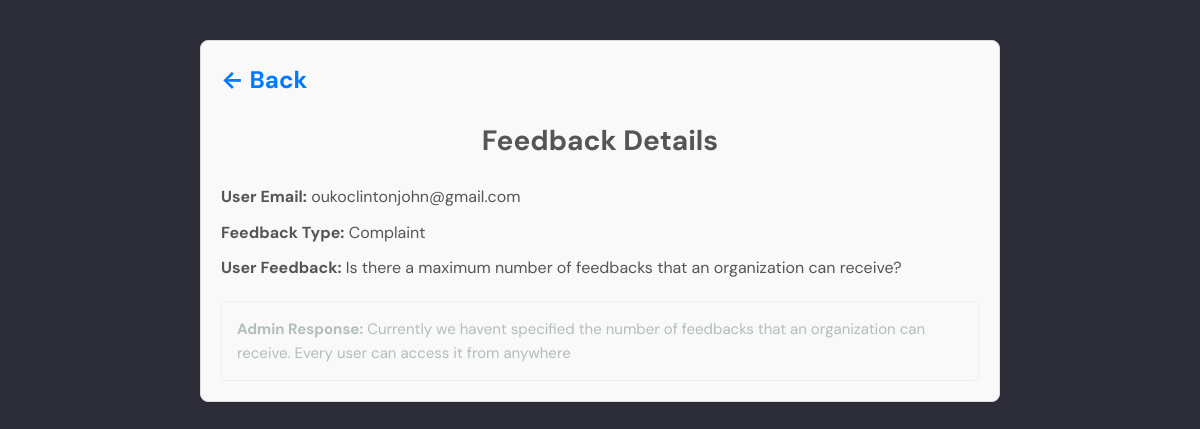
The app's page /reply_feedback/18/ with its own data.
### base/models.py (models this page shows, shortened)
class UserFeedback(models.Model):
    organization = models.ForeignKey(RegisteredOrg, on_delete=models.CASCADE, null=True)
    user_email = models.EmailField(max_length=200, null=True, blank=True)
    feedback_type = models.ForeignKey(FeedbackType, on_delete=models.CASCADE, null=True, blank=True)
    user_feedback = models.TextField()
    user_ratings = models.IntegerField(null=True, blank=True)
    submited_to = models.EmailField(max_length=100, null=True, blank=True)
    submit_date = models.DateTimeField(auto_now_add=True)
    admin_response = models.TextField(null=True, blank=True)
    response_sent = models.BooleanField(default=False)

class FeedbackType(models.Model):
    name = models.CharField(max_length=100, null=True)
    def __str__(self) :
        return self.name

### base/views_admin.py (the view, shortened to what this page needs)
# urls.py: path('reply_feedback/<str:pk>/', views_admin.reply_feedback, name="reply_feedback"),
def reply_feedback(request, pk):
    feedback = UserFeedback.objects.get(id=pk)
    form = AdminResponseForm(instance=feedback)
    context = {'feedback': feedback, 'form': form}
    return render(request, 'base/reply_feedback.html', context)

### base/templates/base/reply_feedback.html (shortened to what this page needs)
{% extends 'index.html' %} {% block content %}
<div class="feedback-container" style="max-width: 800px; margin: 40px auto; padding: 20px; border: 1px solid #ddd; border-radius: 8px; box-shadow: 0px 0px 10px rgba(0, 0, 0, 0.1);">
    <h1 style="margin-bottom: 20px; font-size: 24px; color: #333;">
        <a href="{% url 'admins_page' feedback.organization.id %}" style="color: #007bff; text-decoration: none;">← Back</a>
    </h1>
    <h1 style="text-align: center; font-size: 28px; color: #555; margin-bottom: 20px;">Feedback Details</h1>
    <div class="feedback-details" style="margin-bottom: 20px;">
        <p><strong>User Email:</strong> {{ feedback.user_email }}</p>
        <p><strong>Feedback Type:</strong> {{ feedback.feedback_type }}</p>
        <p><strong>User Feedback:</strong> {{ feedback.user_feedback }}</p>
    </div>
    {% if feedback.response_sent %}
    <div class="admin-response" style="background-color: #f9f9f9; padding: 15px; border: 1px solid #eee; border-radius: 5px;">
        <p><strong>Admin Response:</strong> {{ feedback.admin_response }}</p>
    </div>
    {% endif %}
</div>
{% endblock %}

### static/css/styless.css (style rules this page uses)
.feedback-details p { font-size: 16px; color: #555; margin: 10px 0; }

### static/css/style.css (style rules this page uses)
:root { --color-main: #71c6dd; --color-main-light: #e1f6fb; --color-dark: #3f4156; --color-dark-medium: #51546e; --color-dark-light: #696d97; --color-light: #e5e5e5; --color-gray: #8b8b8b; --color-light-gray: #b2bdbd; --color-bg: #2d2d39; --color-success: #5dd693; --color-error: #fc4b0b; }
* { font-family: "DM Sans", -apple-system, BlinkMacSystemFont, "Segoe UI", Roboto, Oxygen, Ubuntu, Cantarell, "Open Sans", "Helvetica Neue", sans-serif; margin: 0; padding: 0; box-sizing: border-box; text-rendering: optimizeLegibility; font-size: inherit; }
html { font-size: 56.25%; }
@media only screen and (min-width: 1200px) { html { font-size: 62.5%; } }
body { line-height: 1.6; font-weight: 400; font-size: 1.5rem; color: var(--color-light-gray); background-color: var(--color-bg); min-height: 100vh; }
a { display: inline-block; color: var(--color-main); text-decoration: none; }

### static/css/template2.css (style rules this page uses)
:root { --site-footer-bg-color: #44525d; --custom-btn-bg-color: #597081; --custom-btn-bg-hover-color: #5bc1ac; --secondary-color: #5a6f80; --white-color: #ffffff; --primary-color: #5bc1ac; --section-bg-color: #f0f8ff; --custom-btn-bg-color: #597081; --custom-btn-bg-hover-color: #5bc1ac; }
.feedback-container { max-width: 600px; margin: 0 auto; padding: 20px; background-color: #f9f9f9; border-radius: 8px; box-shadow: 0 0 10px rgba(0, 0, 0, 0.1); }

### records on screen
UserFeedback: user_email "oukoclintonjohn@gmail.com", feedback_type "Complaint", user_feedback "Is there a maximum number of feedbacks that an organization can receive?", admin_response "Currently we havent specified the number of feedbacks that an organization can receive. Every user can access it from anywhere"
